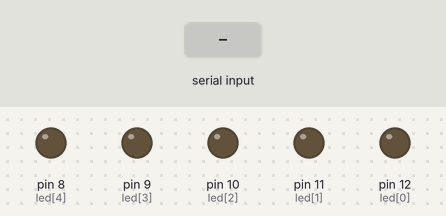
A sketch run on a simulated Arduino Uno, built with avr-gcc and run on an emulated ATmega328P. On the bench: output pins drawn as LEDs (lit = HIGH). Inputs (shaded band) come from the test bench.

Above: at 1.2 s.
1.3 s: "90,45\n" received over Serial
At 2.1 s:
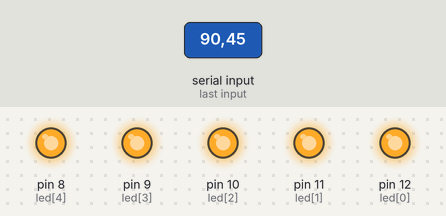
Timing chart, 0 to 4.3 s (numbered marks = the images above; inputs shaded):
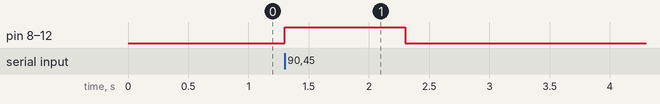

The sketch:

led_control.ino
```cpp
int led[5] = {12, 11, 10, 9, 8};
int count;


void setup()
{
  for (int i = 0; i < 5; i++)
  {
    pinMode(led[i], OUTPUT);
  }

  Serial.begin(115200);
}

void loop()
{
  if (Serial.available() > 0)
  {
    count = Serial.parseInt();

    if (count < 0) count = 0;
    if (count > 5) count = 5;

    for (int i = 0; i < 5; i++)
    {
      digitalWrite(led[i], i < count ? HIGH : LOW);
    }
  }
}
```

Measured:
- after the input at 1.3 s, pin 8 (led[4]), pin 9 (led[3]), pin 10 (led[2]), pin 11 (led[1]), pin 12 (led[0]): LOW → HIGH at once, → LOW 1.0 s later
